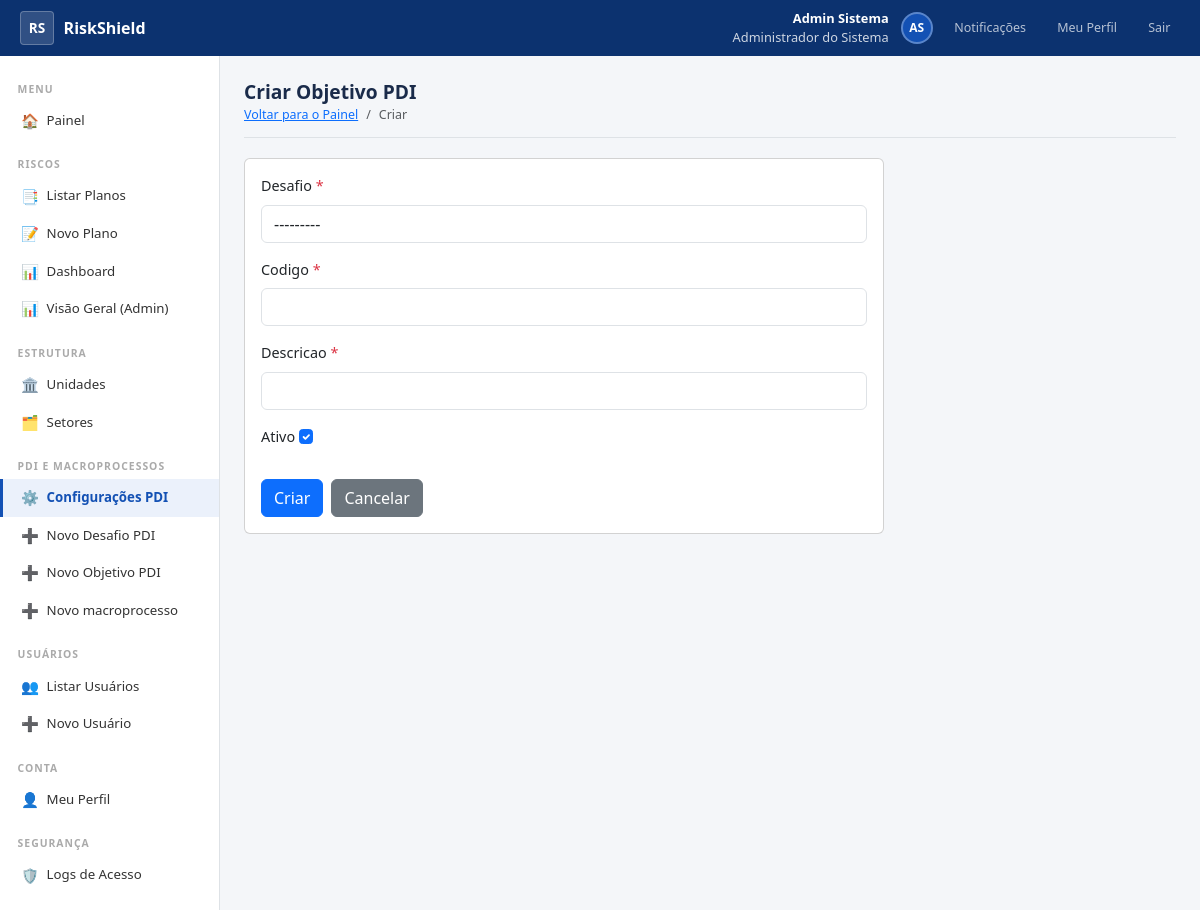
Page /configuracao/objetivo/novo/ (signed in) on the committed database.
### accounts/models.py (models this page shows, shortened)
class Usuario(AbstractBaseUser, PermissionsMixin):
    primeiro_nome = models.CharField('Primeiro Nome', max_length=80)
    sobrenome = models.CharField('Sobrenome', max_length=100)
    matricula = models.CharField('Matrícula', max_length=20, unique=True, db_index=True)
    email = models.EmailField('E-mail Institucional', unique=True, db_index=True)
    foto = models.ImageField('Foto', upload_to='fotos/', blank=True, null=True)
    telefone = models.CharField('Telefone Institucional', max_length=20, blank=True)
    cargo = models.CharField('Cargo / Função', max_length=120, blank=True)
    perfil = models.CharField(
        'Perfil',
        max_length=20,
        choices=Perfil.choices,
        default=Perfil.SERVIDOR,
        db_index=True,
    )
    ativo = models.BooleanField('Ativo', default=True, db_index=True)
    conta_ativada = models.BooleanField('Conta Ativada', default=False)
    is_staff = models.BooleanField('Acesso Admin Django', default=False)
    criado_em = models.DateTimeField('Criado em',    auto_now_add=True)
    atualizado_em = models.DateTimeField('Atualizado em', auto_now=True)
    deleted_at = models.DateTimeField('Excluído em',  null=True, blank=True, db_index=True)
    criado_por = models.ForeignKey(
        'self', on_delete=models.SET_NULL,
        null=True, blank=True,
        related_name='usuarios_criados',
        verbose_name='Criado por',
    )
    ultimo_login_ip = models.GenericIPAddressField('IP do Último Login', null=True, blank=True)
    history = HistoricalRecords(
        history_change_reason_field=models.TextField(null=True),
        excluded_fields=['last_login', 'ultimo_login_ip'],
    )
    objects = UsuarioManager()
    USERNAME_FIELD  = 'matricula'
    REQUIRED_FIELDS = ['email', 'primeiro_nome', 'sobrenome']
    class Meta:
        verbose_name = 'Usuário'
        verbose_name_plural  = 'Usuários'
        ordering = ['primeiro_nome', 'sobrenome']
    def get_nome_completo(self):
        return f'{self.primeiro_nome} {self.sobrenome}'.strip()
    def get_iniciais(self):
        partes = self.get_nome_completo().split()
        if len(partes) >= 2:
            return f'{partes[0][0]}{partes[-1][0]}'.upper()
        return self.matricula[:2].upper()
    @property
    def is_admin(self):
        return self.perfil == Perfil.ADMIN
    @property
    def is_servidor(self):
        return self.perfil == Perfil.SERVIDOR
    @property
    def pode_criar_usuario(self):
        return self.perfil in (Perfil.ADMIN, Perfil.GESTOR_UNIDADE)
    @property
    def pode_gerenciar_usuarios(self):
        return self.perfil in (Perfil.ADMIN, Perfil.GESTOR_UNIDADE, Perfil.GESTOR_SETOR)
    @property
    def pode_ver_logs(self):
        return self.perfil == Perfil.ADMIN

### configuracao/views.py (the view)
# urls.py: path('objetivo/novo/', views.objetivo_criar, name='objetivo_criar'),
@requer_pode_configurar
def objetivo_criar(request):
    form = ObjetivoPDIForm(request.POST or None)
    if form.is_valid():
        form.save()
        return redirect('configuracao:painel_configuracao')
    contexto = {
        'form': form,
        'titulo': 'Criar Objetivo PDI',
        'action_label': 'Criar',
        'volta_label': 'Voltar para o Painel',
        'volta_url': 'configuracao:painel_configuracao'
    }
    return render(request, 'configuracao/form.html', contexto)

### configuracao/forms.py
class ObjetivoPDIForm(forms.ModelForm):
    class Meta:
        model = ObjetivoPDI
        fields = ['desafio', 'codigo', 'descricao', 'ativo']
        widgets={
            'desafio': forms.Select(attrs={'class': 'form-control'}),
            'codigo': forms.TextInput(attrs={'class': 'form-control'}),
            'descricao': forms.TextInput(attrs={'class': 'form-control'}),
            'ativo': forms.CheckboxInput(attrs={'class': 'form-check-input'}),
        }

### accounts/managers.py (called while the page is built)
    def get_queryset(self):
        return super().get_queryset().filter(deleted_at__isnull=True)

### configuracao/models.py (called while the page is built)
    def __str__(self):
        return f"Desafio {self.numero} - {str(self.descricao)[:50]}"

### riscos/context_processors.py (called while the page is built)
def notificacoes(request):
    if not request.user.is_authenticated:
        return {}
    from riscos.models import Notificacao
    count = Notificacao.objects.filter(usuario=request.user, lida=False).count()
    return {'notificacoes_count': count}

### templates/configuracao/form.html (shortened to what this page needs)
{% extends 'base_sistema.html' %}
{% block content %}
<div class="page-header">
  <h1>{{ titulo }}</h1>
  <ol class="breadcrumb mb-0">
    <li class="breadcrumb-item"><a href="{% url volta_url %}">{{ volta_label }}</a></li>
    <li class="breadcrumb-item active">{{ action_label }}</li>
  </ol>
</div>
<div class="card" style="max-width:640px;">
  <div class="card-body">
    <form method="post" novalidate>
      {% for field in form %}
        {% if field.name != 'csrfmiddlewaretoken' %}
          <div class="mb-3">
            <label class="form-label">
              {{ field.label }}
              {% if field.field.required %}<span class="text-danger">*</span>{% endif %}
            </label>
            {{ field }}
          </div>
        {% endif %}
      {% endfor %}
      <div class="d-flex gap-2 mt-4">
        <button type="submit" class="btn btn-primary">
          {% if object %}Salvar Alterações{% else %}Criar{% endif %}
        </button>
        <a href="{% url volta_url %}" class="btn btn-secondary">Cancelar</a>
      </div>
    </form>
  </div>
</div>
{% endblock %}

### templates/base_sistema.html (shortened to what this page needs)
{% load static %}
<!DOCTYPE html>
<html lang="pt-BR">
<head>
  <link href="https://cdn.jsdelivr.net/npm/bootstrap@5.3.0/dist/css/bootstrap.min.css" rel="stylesheet">
  <link rel="stylesheet" href="{% static 'css/styles_sistema.css' %}">
</head>
<body>
<div class="topbar">
  <a href="{% url 'painel' %}" class="topbar-brand">
    <div class="topbar-logo">RS</div>
    RiskShield
  </a>
  <div class="topbar-right">
    <div class="topbar-user text-end">
      <strong>{{ request.user.primeiro_nome }} {{ request.user.sobrenome }}</strong>
      {{ request.user.get_perfil_display }}
    </div>
    <div class="topbar-avatar">
      {% if request.user.foto %}<img src="{{ request.user.foto.url }}" alt="">
      {% else %}{{ request.user.get_iniciais }}{% endif %}
    </div>
    <a href="{% url 'riscos:lista_notificacoes' %}" class="topbar-btn">
      Notificações
    </a>
    <a href="{% url 'meu_perfil' %}" class="topbar-btn">Meu Perfil</a>
    <a href="{% url 'logout' %}" class="topbar-btn">Sair</a>
  </div>
</div>
<div class="app-body">
  <nav class="sidebar">
    <div class="sidebar-section-title">Menu</div>
    <a href="{% url 'painel' %}" class="sidebar-link {% if request.resolver_match.url_name == 'painel' %}active{% endif %}">
      <span class="sidebar-icon">🏠</span> Painel
    </a>
    <div class="sidebar-section-title" style="margin-top:.5rem;">Riscos</div>
    <a href="{% url 'riscos:lista_planos' %}" class="sidebar-link {% if request.resolver_match.url_name == 'lista_planos' %}active{% endif %}">
      <span class="sidebar-icon">📑</span> Listar Planos
    </a>
    {% if not request.user.is_servidor %}
    <a href="{% url 'riscos:novo_plano' %}" class="sidebar-link {% if request.resolver_match.url_name == 'novo_plano' %}active{% endif %}">
      <span class="sidebar-icon">📝</span> Novo Plano
    </a>
    <a href="{% url 'riscos:dashboard' %}" class="sidebar-link {% if request.resolver_match.url_name == 'dashboard' %}active{% endif %}">
      <span class="sidebar-icon">📊</span> Dashboard
    </a>
    {% endif %}
    {% if request.user.is_admin %}
    <a href="{% url 'riscos:painel_riscos' %}" class="sidebar-link {% if request.resolver_match.url_name == 'painel_riscos' %}active{% endif %}">
      <span class="sidebar-icon">📊</span> Visão Geral (Admin)
    </a>
    {% endif %}
    {% if request.user.pode_criar_usuario %}
    <div class="sidebar-section-title" style="margin-top:.5rem;">Estrutura</div>
    <a href="{% url 'lista_unidades' %}" class="sidebar-link {% if 'unidade' in request.resolver_match.url_name %}active{% endif %}">
      <span class="sidebar-icon">🏛️</span> Unidades
    </a>
    <a href="{% url 'lista_setores' %}" class="sidebar-link {% if 'setor' in request.resolver_match.url_name %}active{% endif %}">
      <span class="sidebar-icon">🗂️</span> Setores
    </a>
    {% endif %}
    {% if request.user.is_admin or request.user.is_gestor_unidade %}
    <div class="sidebar-section-title" style="margin-top:.5rem;">PDI e Macroprocessos</div>
    <a href="{% url 'configuracao:painel_configuracao' %}" class="sidebar-link {% if 'configuracao' in request.resolver_match.app_names %}active{% endif %}">
      <span class="sidebar-icon">⚙️</span> Configurações PDI
    </a>
    <a href="{% url 'configuracao:desafio_criar' %}" class="sidebar-link {% if 'desafio_criar' in request.resolver_match.app_names %}active{% endif %}">
      <span class="sidebar-icon">➕</span> Novo Desafio PDI
    </a>
    <a href="{% url 'configuracao:objetivo_criar' %}" class="sidebar-link {% if 'objetivo_criar' in request.resolver_match.app_names %}active{% endif %}">
      <span class="sidebar-icon">➕</span> Novo Objetivo PDI
    </a>
    <a href="{% url 'configuracao:macroprocesso_criar' %}" class="sidebar-link {% if 'macroprocesso_criar' in request.resolver_match.app_names %}active{% endif %}">
      <span class="sidebar-icon">➕</span> Novo macroprocesso
    </a>
    {% endif %}
    {% if request.user.pode_gerenciar_usuarios %}
    <div class="sidebar-section-title" style="margin-top:.5rem;">Usuários</div>
    <a href="{% url 'lista_usuarios' %}" class="sidebar-link {% if request.resolver_match.url_name == 'lista_usuarios' %}active{% endif %}">
      <span class="sidebar-icon">👥</span> Listar Usuários
    </a>
    {% if request.user.pode_criar_usuario %}
    <a href="{% url 'cadastro_usuario' %}" class="sidebar-link {% if request.resolver_match.url_name == 'cadastro_usuario' %}active{% endif %}">
      <span class="sidebar-icon">➕</span> Novo Usuário
    </a>
    {% endif %}
    {% endif %}
    <div class="sidebar-section-title" style="margin-top:.5rem;">Conta</div>
    <a href="{% url 'meu_perfil' %}" class="sidebar-link {% if request.resolver_match.url_name == 'meu_perfil' %}active{% endif %}">
      <span class="sidebar-icon" >👤</span> Meu Perfil
    </a>
    {% if request.user.pode_ver_logs %}
    <div class="sidebar-section-title" style="margin-top:.5rem;">Segurança</div>
    <a href="{% url 'logs_acesso' %}" class="sidebar-link {% if request.resolver_match.url_name == 'logs_acesso' %}active{% endif %}">
      <span class="sidebar-icon">🛡️</span> Logs de Acesso
    </a>
    {% endif %}
  </nav>
  <div class="main-area">
    {% block content %}{% endblock %}
  </div>
</div>
</body>
</html>

### static/css/styles_sistema.css (style rules this page uses)
:root { --gov-blue: #1351B4; --gov-dark: #0C326F; }
body { background: #f4f6f9; font-size: .9rem; }
.topbar { background: var(--gov-dark); height: 56px; display: flex; align-items: center; padding: 0 1.25rem; position: sticky; top: 0; z-index: 1000; }
.topbar-brand { color: #fff; font-weight: 700; font-size: 1rem; text-decoration: none; display: flex; align-items: center; gap: .6rem; }
.topbar-logo { width: 34px; height: 34px; background: rgba(255, 255, 255, .15); border: 1px solid rgba(255, 255, 255, .25); border-radius: 4px; display: flex; align-items: center; justify-content: center; font-weight: 800; font-size: .85rem; color: #fff; }
.topbar-right { margin-left: auto; display: flex; align-items: center; gap: .75rem; }
.topbar-user { color: rgba(255, 255, 255, .8); font-size: .8rem; }
.topbar-user strong { color: #fff; display: block; }
.topbar-avatar { width: 32px; height: 32px; border-radius: 50%; background: var(--gov-blue); border: 2px solid rgba(255, 255, 255, .3); display: flex; align-items: center; justify-content: center; color: #fff; font-weight: 700; font-size: .75rem; overflow: hidden; flex-shrink: 0; }
.topbar-btn { color: rgba(255, 255, 255, .7); text-decoration: none; font-size: .78rem; padding: .3rem .6rem; border-radius: 3px; transition: background .15s; }
.sidebar { width: 220px; background: #fff; border-right: 1px solid #dee2e6; min-height: calc(100vh - 56px); padding: 1rem 0; flex-shrink: 0; }
.sidebar-section-title { font-size: .65rem; font-weight: 700; color: #aaa; letter-spacing: 1px; text-transform: uppercase; padding: .6rem 1.1rem .3rem; }
.sidebar-link { display: flex; align-items: center; gap: .5rem; padding: .5rem 1.1rem; color: #333; text-decoration: none; font-size: .83rem; border-left: 3px solid transparent; transition: all .15s; }
.sidebar-link.active { background: #ebf1fb; color: var(--gov-blue); font-weight: 600; border-left-color: var(--gov-blue); }
.sidebar-icon { width: 18px; text-align: center; font-size: .9rem; }
.app-body { display: flex; min-height: calc(100vh - 56px); }
.main-area { flex: 1; padding: 1.5rem; overflow: hidden; }
.page-header { margin-bottom: 1.25rem; padding-bottom: .75rem; border-bottom: 1px solid #dee2e6; }
.page-header h1 { font-size: 1.2rem; font-weight: 700; color: #1a2b4a; margin: 0; }
.page-header .breadcrumb { font-size: .78rem; margin: .2rem 0 0; }

### rows in the picture
Usuario: user.primeiro_nome "Admin", user.sobrenome "Sistema", user.perfil "Administrador do Sistema", user.get_iniciais "AS"

### other values in the picture
{{ titulo }} "Criar Objetivo PDI"
{{ volta_label }} "Voltar para o Painel"
{{ action_label }} "Criar"
{{ field.label }} "Desafio" "Codigo" "Descricao" "Ativo"
